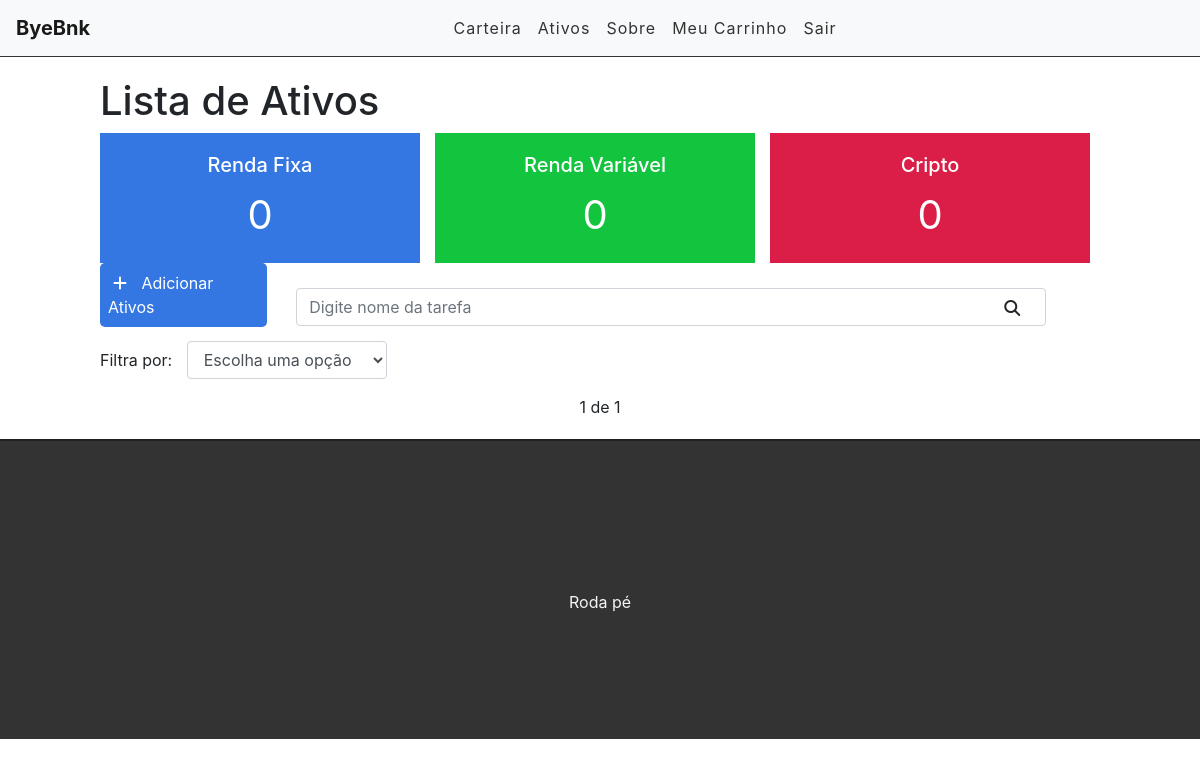
Before: /coinList/ (signed in) with the older database file.
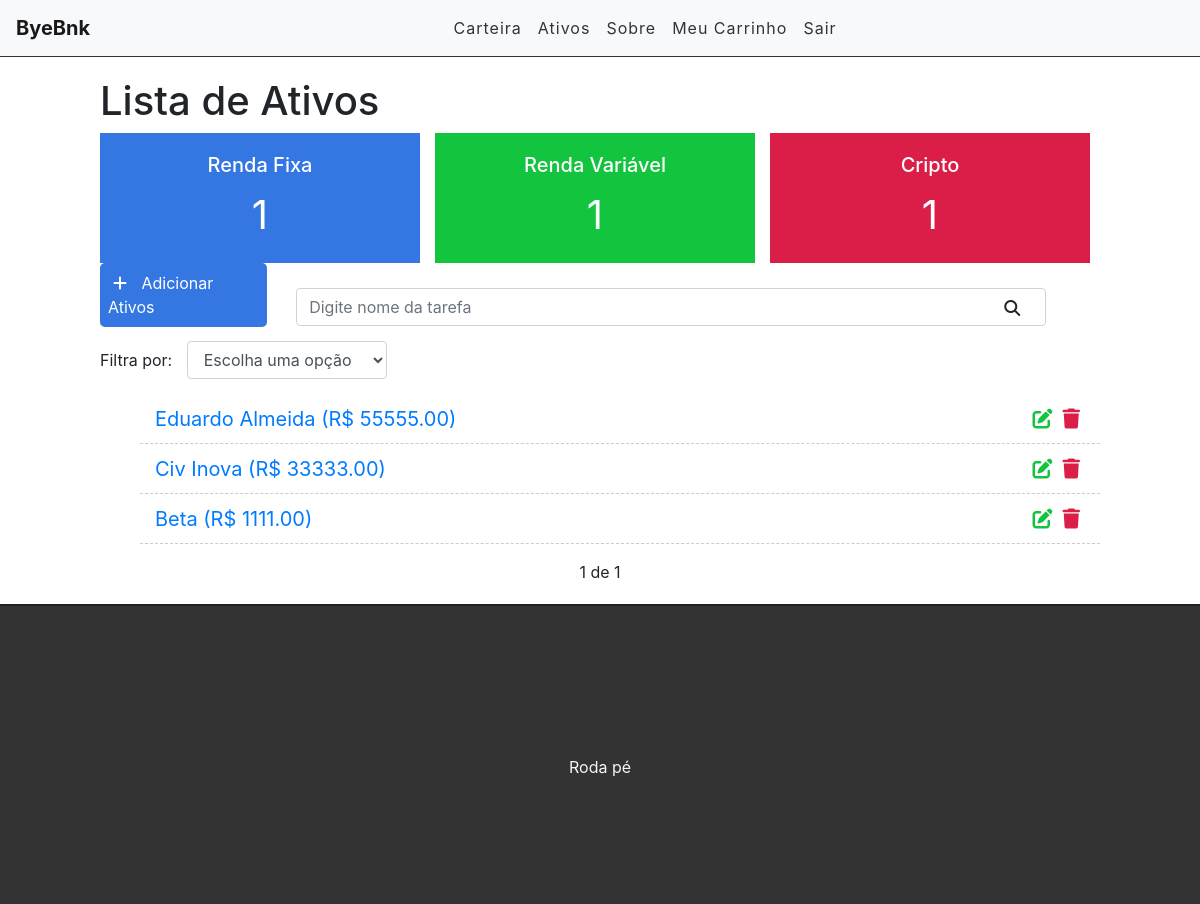
After: the same page with the newer database file.
### coins/models.py (models this page shows, shortened)
class Coin(models.Model):
    STATUS = (
        ('fixa', 'Renda Fixa'),
        ('variavel', 'Renda Variável'),
        ('cripto', 'Cripto')
    )
    nome = models.CharField(max_length=255)
    valor = models.DecimalField(max_digits=10, decimal_places=2, default=0)
    modalidade = models.CharField(max_length=8, choices=STATUS)
    user = models.ForeignKey(get_user_model(), on_delete=models.CASCADE)
    created_at = models.DateTimeField(auto_now_add=True)
    updated_at = models.DateTimeField(auto_now=True)
    class Meta:
        ordering = ("nome",)
        verbose_name = "ativo"
        verbose_name_plural = "ativos"

### coins/views.py (the view)
# urls.py: path('coinList/', views.coinList, name='coin-list'),
@login_required
def coinList(request):
    search = request.GET.get('search')
    filter = request.GET.get('filter')
    fixa = Coin.objects.filter(modalidade='fixa').count()
    variavel = Coin.objects.filter(modalidade='variavel').count()
    cripto = Coin.objects.filter(modalidade='cripto').count()
    if search:
        coins = Coin.objects.filter(nome__icontains=search)
    elif filter:
        coins = Coin.objects.filter(modalidade=filter)
    else:
        coins_list = Coin.objects.all().order_by('-created_at')
        paginator = Paginator(coins_list, 3)
        page = request.GET.get('page')
        coins = paginator.get_page(page)
    return render(request, 'coins/listcoin.html', {'coins': coins, 'fixa': fixa, 'variavel': variavel, 'cripto': cripto})

### templates/coins/listcoin.html (shortened to what this page needs)
{% extends 'base.html' %}
{% block content %}
<div class="offset-1 col-10 list-div">
    <h1>Lista de Ativos</h1>
    <div class="container dashboard">
        <div class="col-4 dashboard-box" id="dashboard-fixa">
            <h4>Renda Fixa</h4>
            <span>{{ fixa }}</span>
        </div>
        <div class="col-4 dashboard-box" id="dashboard-variavel">
            <h4>Renda Variável</h4>
            <span>{{ variavel }}</span>
        </div>
        <div class="col-4 dashboard-box" id="dashboard-cripto">
            <h4>Cripto</h4>
            <span>{{ cripto }}</span>
        </div>
    </div>
    <a id="add-link" href="/newcoin">
        <div id="add-link" class="col-2 add-div">
            <i class="fas fa-plus"></i> Adicionar Ativos
        </div>
    <a>
    <div class="col-9 search-div">
        <form method="GET" id="search-form">
            <input class="form-control" type="text" id="search" name="search" placeholder="Digite nome da tarefa" value="{{ request.GET.search }}">
            <i class="fas fa-search" id="search-btn"></i>
        </form>
    </div>
    <div class="col-12 filter-div">
        <span>Filtra por:</span>
        <select name="filter" id="filter" class="form-control">
            <option value="">Escolha uma opção</option>
        </select>
    </div>
    <ul class="coin-list">
        {% for coin in coins %}
        <li class="task-item">
            <span><a href="/coin/{{coin.id}}">{{ coin.nome }} (R$ {{ coin.valor }})</a></span>
            <a href="/deletecoin/{{ coin.id }}" class="delete-btn"><span><i class="fas fa-trash"></i></span></a>
            <a href="/editcoin/{{ coin.id }}"><span><i class="fas fa-edit"></i></span></a>
        </li>
        {% endfor %}
    </ul>
    <div class="pagination">
        <span class="step-links">
            {% if coins.paginator.num_pages %}
            <span class="current">
                {{ coins.number }} de {{coins.paginator.num_pages}}
            </span>
            {% endif %}
        </span>
    </div>
</div>
{% endblock %}

### templates/base.html (shortened to what this page needs)
{% load static %}
<!DOCTYPE html>
<html lang="en">
<head>
    <link rel="stylesheet" href="https://maxcdn.bootstrapcdn.com/bootstrap/4.0.0/css/bootstrap.min.css"
>
    <link rel="stylesheet" href="{% static 'css/styles.css' %}">
</head>
<body>
    <div class="container-fluid">
        <nav class="navbar navbar-expand-lg navbar-light bg-light">
            <a class="navbar-brand" href="/">ByeBnk</a>
            <div class="collapse navbar-collapse" id="navbarSupportedContent">
                <ul class="navbar-nav mr-auto">
                    {% if user.is_authenticated %}
                    <li class="nav-item">
                        <a class="nav-link" href="/">Carteira</a>
                    </li>
                    <li class="nav-item">
                        <a class="nav-link" href="/coinList/">Ativos</a>
                    </li>
                    {% else %}
                    <li class="nav-item">
                        <a class="nav-link" href="/accounts/login">Entrar</a>
                    </li>
                    {% endif %}
                    <li class="nav-item">
                        <a class="nav-link" href="#">Sobre</a>
                    </li>
                    {% if user.is_authenticated %}
                    <li class="nav-item">
                        <a class="nav-link" href="/cartdetail/">Meu Carrinho</a>
                    </li>
                    <li class="nav-item">
                        <a class="nav-link" href="/accounts/logout">Sair</a>
                    </li>
                    {% endif %}
                </ul>
            </div>
        </nav>
        {% block content%}
        {% endblock %}
        <footer>
            <p>Roda pé</p>
        </footer>
    </div>
</body>
</html>

### static/css/styles.css (style rules this page uses)
.container-fluid { padding: 0; }
.navbar { border-bottom: 1px solid #333; margin-bottom: 20px; }
.navbar-nav { margin: auto; }
.navbar-brand { font-weight: bold; }
.navbar-light .navbar-nav a.nav-link { color: #333; letter-spacing: 1px; }
.dashboard { padding: 0; width: 100%; display: block; }
.dashboard h4 { font-size: 20px; }
.dashboard span { font-size: 40px; display: block; width: 100%; }
.dashboard-box { float: left; background-color: #DFDFDF; color: #FFF; padding: 20px; box-sizing: border-box; height: 130px; width: 32%; text-align: center; }
.dashboard-box:nth-child(2) { margin-left: 1.5%; margin-right: 1.5%; }
#dashboard-fixa { background-color: #3476e2; }
#dashboard-variavel { background-color: #13c43f; }
#dashboard-cripto { background-color: #db1e47; }
#add-link { text-decoration: none; }
.add-div { background-color: #3476e2; cursor: pointer; display: inline-block; color: #FFF; padding: 8px; border-radius: 5px; margin-right: 25px; }
.fas.fa-plus { color: #FFF; margin-right: 10px; margin-left: 5px; }
.fas.fa-search { position: absolute; top: 12px; right: 26px; cursor: pointer; }
.search-div { padding: 0; margin-top: 15px; margin-bottom: 15px; display: inline-block; }
.filter-div { margin-bottom: 15px; padding: 0; }
#filter { display: inline-block; width: 200px; margin-left: 10px; }
.list-div { padding: 0; }
.task-item { list-style: none; font-size: 20px; height: 50px; padding: 0 15px; padding-top: 10px; border-bottom: 1px dashed #CCC; }
.fas.fa-trash { color: #db1e47; cursor: pointer; margin: 5px; font-size: 20px; float: right; }
.fas.fa-edit { color: #13c43f; cursor: pointer; margin: 5px; font-size: 20px; float: right; }
footer { background-color: #333; height: 300px; border-top: 2px solid #202020; }
footer p { color: #f5f5f5; text-align: center; top: 50%; position: relative; }
.pagination { margin-bottom: 20px; }
.step-links { position: relative; margin-left: auto; margin-right: auto; }
.step-links .current { margin-left: 5px; margin-right: 5px; }

Changed rows visible on the page:
added Coin: nome "Eduardo Almeida", valor "55555.00"
added Coin: nome "Civ Inova", valor "33333.00"
added Coin: nome "Beta", valor "1111.00"
Other visible differences:
{{ fixa }}: "0" → "1"
{{ variavel }}: "0" → "1"
{{ cripto }}: "0" → "1"
